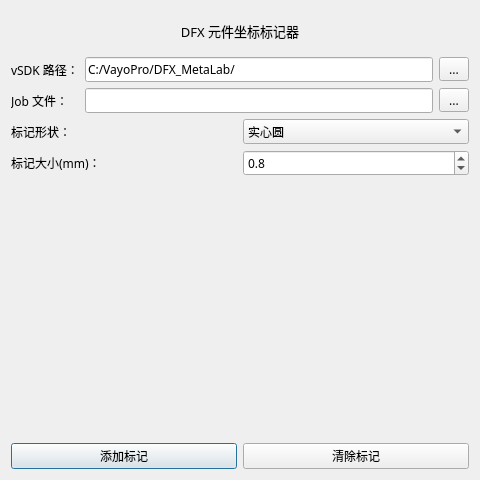
<?xml version="1.0" encoding="UTF-8"?>
<ui version="4.0">
 <class>Main</class>
 <widget class="QDialog" name="Main">
  <property name="geometry">
   <rect>
    <x>0</x>
    <y>0</y>
    <width>480</width>
    <height>480</height>
   </rect>
  </property>
  <property name="font">
   <font>
    <family>微软雅黑</family>
   </font>
  </property>
  <property name="windowTitle">
   <string>DFX - Component Position Marker</string>
  </property>
  <layout class="QVBoxLayout" name="verticalLayout">
   <item>
    <widget class="QLabel" name="label_title">
     <property name="minimumSize">
      <size>
       <width>0</width>
       <height>40</height>
      </size>
     </property>
     <property name="font">
      <font>
       <family>微软雅黑</family>
       <pointsize>10</pointsize>
      </font>
     </property>
     <property name="text">
      <string>DFX 元件坐标标记器</string>
     </property>
     <property name="alignment">
      <set>Qt::AlignCenter</set>
     </property>
    </widget>
   </item>
   <item>
    <layout class="QGridLayout" name="gridLayout_path">
     <item row="1" column="2">
      <widget class="QLineEdit" name="lineEdit_job_path">
       <property name="font">
        <font>
         <family>微软雅黑</family>
        </font>
       </property>
      </widget>
     </item>
     <item row="0" column="3">
      <widget class="QToolButton" name="toolButton_sdk_path">
       <property name="minimumSize">
        <size>
         <width>30</width>
         <height>0</height>
        </size>
       </property>
       <property name="font">
        <font>
         <family>微软雅黑</family>
        </font>
       </property>
       <property name="text">
        <string>...</string>
       </property>
      </widget>
     </item>
     <item row="0" column="0">
      <widget class="QLabel" name="label_sdk_path">
       <property name="font">
        <font>
         <family>微软雅黑</family>
        </font>
       </property>
       <property name="text">
        <string>vSDK 路径：</string>
       </property>
      </widget>
     </item>
     <item row="1" column="3">
      <widget class="QToolButton" name="toolButton_job_path">
       <property name="minimumSize">
        <size>
         <width>30</width>
         <height>0</height>
        </size>
       </property>
       <property name="font">
        <font>
         <family>微软雅黑</family>
        </font>
       </property>
       <property name="text">
        <string>...</string>
       </property>
      </widget>
     </item>
     <item row="1" column="0">
      <widget class="QLabel" name="label_job_path">
       <property name="font">
        <font>
         <family>微软雅黑</family>
        </font>
       </property>
       <property name="text">
        <string>Job 文件：</string>
       </property>
      </widget>
     </item>
     <item row="0" column="2">
      <widget class="QLineEdit" name="lineEdit_sdk_path">
       <property name="enabled">
        <bool>true</bool>
       </property>
       <property name="minimumSize">
        <size>
         <width>250</width>
         <height>0</height>
        </size>
       </property>
       <property name="font">
        <font>
         <family>微软雅黑</family>
        </font>
       </property>
       <property name="text">
        <string>C:/VayoPro/DFX_MetaLab/</string>
       </property>
      </widget>
     </item>
    </layout>
   </item>
   <item>
    <layout class="QGridLayout" name="gridLayout_format">
     <item row="0" column="1">
      <widget class="QComboBox" name="comboBox_shape">
       <property name="minimumSize">
        <size>
         <width>90</width>
         <height>0</height>
        </size>
       </property>
       <property name="font">
        <font>
         <family>微软雅黑</family>
        </font>
       </property>
       <item>
        <property name="text">
         <string>实心圆</string>
        </property>
       </item>
       <item>
        <property name="text">
         <string>空心圆</string>
        </property>
       </item>
      </widget>
     </item>
     <item row="0" column="0">
      <widget class="QLabel" name="label_shape">
       <property name="font">
        <font>
         <family>微软雅黑</family>
        </font>
       </property>
       <property name="text">
        <string>标记形状：</string>
       </property>
      </widget>
     </item>
     <item row="1" column="0">
      <widget class="QLabel" name="label_size">
       <property name="font">
        <font>
         <family>微软雅黑</family>
        </font>
       </property>
       <property name="text">
        <string>标记大小(mm)：</string>
       </property>
      </widget>
     </item>
     <item row="1" column="1">
      <widget class="QDoubleSpinBox" name="doubleSpinBox_size">
       <property name="minimumSize">
        <size>
         <width>90</width>
         <height>0</height>
        </size>
       </property>
       <property name="font">
        <font>
         <family>微软雅黑</family>
        </font>
       </property>
       <property name="decimals">
        <number>1</number>
       </property>
       <property name="minimum">
        <double>0.000000000000000</double>
       </property>
       <property name="singleStep">
        <double>0.100000000000000</double>
       </property>
       <property name="value">
        <double>0.800000000000000</double>
       </property>
      </widget>
     </item>
    </layout>
   </item>
   <item>
    <spacer name="verticalSpacer">
     <property name="orientation">
      <enum>Qt::Vertical</enum>
     </property>
     <property name="sizeHint" stdset="0">
      <size>
       <width>20</width>
       <height>40</height>
      </size>
     </property>
    </spacer>
   </item>
   <item>
    <layout class="QHBoxLayout" name="horizontalLayout_buttons">
     <item>
      <widget class="QPushButton" name="pushButton_place_mark">
       <property name="font">
        <font>
         <family>微软雅黑</family>
        </font>
       </property>
       <property name="text">
        <string>添加标记</string>
       </property>
      </widget>
     </item>
     <item>
      <widget class="QPushButton" name="pushButton_clear_mark">
       <property name="font">
        <font>
         <family>微软雅黑</family>
        </font>
       </property>
       <property name="text">
        <string>清除标记</string>
       </property>
      </widget>
     </item>
    </layout>
   </item>
  </layout>
 </widget>
 <resources/>
 <connections/>
</ui>
